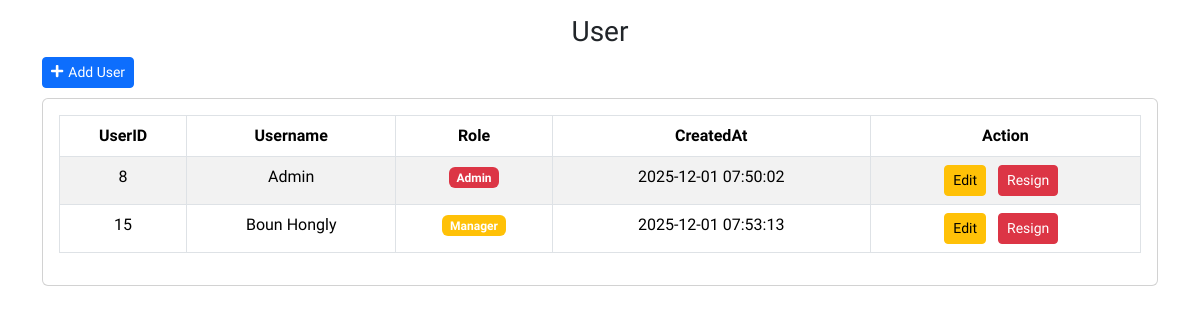
The page /Cafe_System/view/User/index.php on the database its author committed.
### tables this page shows
CREATE TABLE `users` (
  `UserID` int(11) NOT NULL,
  `Username` varchar(50) NOT NULL,
  `PasswordHash` varchar(255) NOT NULL,
  `Role` varchar(50) NOT NULL,
  `CreatedAt` timestamp NOT NULL DEFAULT CURRENT_TIMESTAMP
);

### Cafe_System/view/User/index.php (the view, shortened to what this page needs)
<?php
include('../../root/Header.php');
include('../../Config/conect.php');
?>
<h3 class="text-center" style="margin-top: 15px;">User</h3>
<div class="container">
    <button data-bs-toggle="modal" data-bs-target="#addempModal"
        class="btn btn-primary btn-sm" style="margin-bottom: 10px;">
        <i style="margin-right: 5px;" class="fas fa-plus"></i>Add User
    </button>
</div>
<div class="container">
    <div class="row">
        <div class="col-12">
            <div class="card">
                <div class="card-body">
                    <div class="row">
                        <div class="col-12">
                            <div class="table-responsive">
                                <table id="example" class="table table-striped table-bordered text-center" style="width:100%">
                                    <thead>
                                        <tr>
                                            <th scope="col">UserID</th>
                                            <th scope="col">Username</th>
                                            <th scope="col">Role</th>
                                            <th scope="col">CreatedAt</th>
                                            <th scope="col">Action</th>
                                        </tr>
                                    </thead>
                                    <tbody>
                                        <?php
                                        $sql = 'SELECT * from users';
                                        $run = $con->query($sql);
                                        while ($row = $run->fetch_assoc()) {
                                        ?>
                                            <tr>
                                                <td><?php echo $row['UserID'] ?></td>
                                                <td><?php echo $row['Username'] ?></td>
                                                <td>
                                                    <span class="badge bg-<?php echo $row['Role'] === 'Admin' ? 'danger' : ($row['Role'] === 'Manager' ? 'warning' :
                                                                                'info'); ?>"><?php echo ucfirst($row['Role']);
                                                                                                ?>
                                                    </span>
                                                </td>
                                                <td><?php echo $row['CreatedAt'] ?></td>
                                                <td>
                                                    <button class="btn btn-sm btn-warning me-2 editbtn" data-bs-toggle="modal" data-bs-target="#editempModal"
                                                        data-id="<?php echo $row['UserID'] ?>"
                                                        data-name="<?php echo $row['Username'] ?>"
                                                        data-pwd="<?php echo $row['PasswordHash'] ?>"
                                                        data-role="<?php echo $row['Role'] ?>">Edit</button>
                                                    <button class="btn btn-sm btn-danger me-2" onclick="deleteCategory(<?php echo $row['UserID'] ?>)">Resign</button>
                                                </td>
                                            </tr>
                                        <?php
                                        }
                                        ?>
                                    </tbody>
                                </table>
                            </div>
                        </div>
                    </div>
                </div>
            </div>
        </div>
    </div>
</div>

### rows shown on the page
users: UserID "8", Username "Admin", Role "Admin", CreatedAt "2025-12-01 07:50:02"
users: UserID "15", Username "Boun Hongly", Role "Manager", CreatedAt "2025-12-01 07:53:13"
